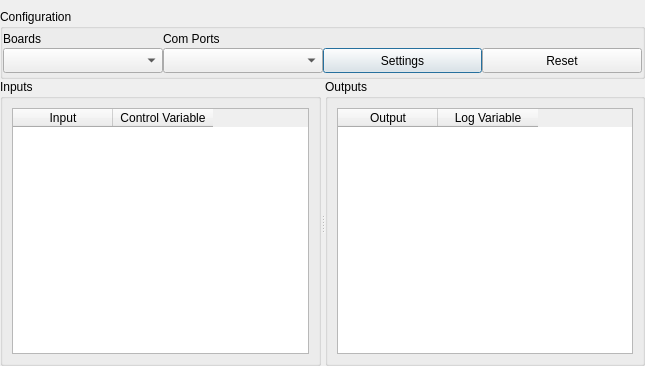
<?xml version="1.0" encoding="UTF-8"?>
<ui version="4.0">
 <class>daq</class>
 <widget class="QDialog" name="daq">
  <property name="geometry">
   <rect>
    <x>0</x>
    <y>0</y>
    <width>645</width>
    <height>366</height>
   </rect>
  </property>
  <property name="windowTitle">
   <string>Dialog</string>
  </property>
  <layout class="QGridLayout" name="gridLayout_4">
   <property name="leftMargin">
    <number>0</number>
   </property>
   <property name="topMargin">
    <number>9</number>
   </property>
   <property name="rightMargin">
    <number>0</number>
   </property>
   <property name="bottomMargin">
    <number>0</number>
   </property>
   <property name="spacing">
    <number>0</number>
   </property>
   <item row="0" column="0">
    <layout class="QVBoxLayout" name="verticalLayout">
     <item>
      <widget class="QGroupBox" name="groupBox_4">
       <property name="maximumSize">
        <size>
         <width>16777215</width>
         <height>70</height>
        </size>
       </property>
       <property name="title">
        <string>Configuration</string>
       </property>
       <layout class="QHBoxLayout" name="horizontalLayout">
        <property name="spacing">
         <number>0</number>
        </property>
        <property name="leftMargin">
         <number>0</number>
        </property>
        <property name="topMargin">
         <number>0</number>
        </property>
        <property name="rightMargin">
         <number>0</number>
        </property>
        <property name="bottomMargin">
         <number>0</number>
        </property>
        <item>
         <layout class="QGridLayout" name="gridLayout_3">
          <property name="spacing">
           <number>0</number>
          </property>
          <item row="0" column="0">
           <widget class="QLabel" name="label">
            <property name="maximumSize">
             <size>
              <width>16777215</width>
              <height>15</height>
             </size>
            </property>
            <property name="text">
             <string>Boards</string>
            </property>
           </widget>
          </item>
          <item row="0" column="1">
           <widget class="QLabel" name="label_2">
            <property name="maximumSize">
             <size>
              <width>16777215</width>
              <height>15</height>
             </size>
            </property>
            <property name="text">
             <string>Com Ports</string>
            </property>
           </widget>
          </item>
          <item row="1" column="0">
           <widget class="QComboBox" name="cbBoards">
            <property name="maximumSize">
             <size>
              <width>16777215</width>
              <height>25</height>
             </size>
            </property>
           </widget>
          </item>
          <item row="1" column="1">
           <widget class="QComboBox" name="cbPorts">
            <property name="maximumSize">
             <size>
              <width>16777215</width>
              <height>25</height>
             </size>
            </property>
           </widget>
          </item>
          <item row="1" column="2">
           <widget class="QPushButton" name="pb_settings">
            <property name="maximumSize">
             <size>
              <width>16777215</width>
              <height>25</height>
             </size>
            </property>
            <property name="text">
             <string>Settings</string>
            </property>
           </widget>
          </item>
          <item row="1" column="3">
           <widget class="QPushButton" name="pb_reset">
            <property name="maximumSize">
             <size>
              <width>16777215</width>
              <height>25</height>
             </size>
            </property>
            <property name="text">
             <string>Reset</string>
            </property>
           </widget>
          </item>
         </layout>
        </item>
       </layout>
      </widget>
     </item>
     <item>
      <widget class="QSplitter" name="splitter">
       <property name="orientation">
        <enum>Qt::Horizontal</enum>
       </property>
       <widget class="QGroupBox" name="groupBox">
        <property name="title">
         <string>Inputs</string>
        </property>
        <layout class="QGridLayout" name="gridLayout">
         <item row="0" column="0">
          <widget class="QTableWidget" name="tblIn">
           <column>
            <property name="text">
             <string>Input</string>
            </property>
           </column>
           <column>
            <property name="text">
             <string>Control Variable</string>
            </property>
           </column>
          </widget>
         </item>
        </layout>
       </widget>
       <widget class="QGroupBox" name="groupBox_2">
        <property name="title">
         <string>Outputs</string>
        </property>
        <layout class="QGridLayout" name="gridLayout_2">
         <item row="0" column="0">
          <widget class="QTableWidget" name="tblOut">
           <column>
            <property name="text">
             <string>Output</string>
            </property>
           </column>
           <column>
            <property name="text">
             <string>Log Variable</string>
            </property>
           </column>
          </widget>
         </item>
        </layout>
       </widget>
      </widget>
     </item>
    </layout>
   </item>
  </layout>
 </widget>
 <resources/>
 <connections/>
</ui>
